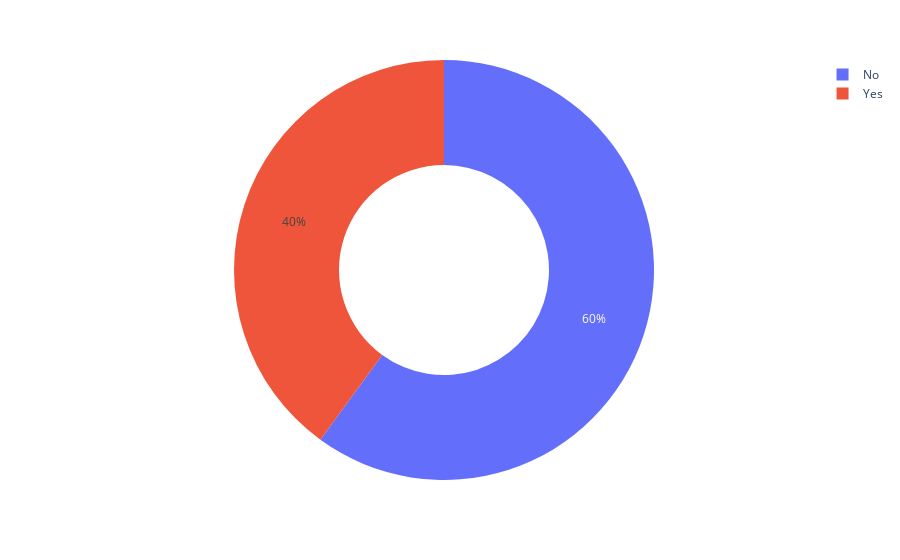

This figure's notebook cell:
### Code cell
fig = px.pie(csvFile, values='total_bill', names='smoker', hole=0.5)
fig.show()

### Figure 1 — Plotly figure (JSON) as saved in the notebook; plotly's stock layout.template omitted (floating-point values rounded to 4 significant figures; data arrays with more than 128 entries replaced by an {"elided": "..."} marker saying what was removed)
{"data": [{"domain": {"x": [0, 1], "y": [0, 1]}, "hole": 0.5, "hovertemplate": "smoker=%{label}<br>total_bill=%{value}<extra></extra>", "labels": {"elided": "244 str values"}, "legendgroup": "", "name": "", "showlegend": true, "type": "pie", "values": {"elided": "244 float values"}}], "layout": {"autosize": true, "legend": {"tracegroupgap": 0}, "margin": {"t": 60}}}
